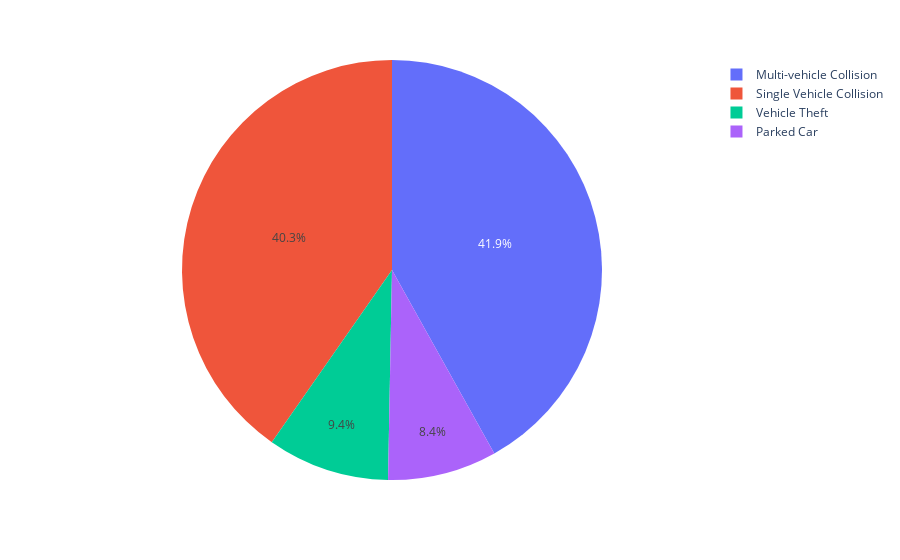

The cell this chart's notebook holds for it:
### Code cell
px.pie(data_frame=incident,names=label_incident,values=incident_values)

### Figure 1 — Plotly figure (JSON) as saved in the notebook; plotly's stock layout.template omitted (floating-point values rounded to 4 significant figures)
{"data": [{"domain": {"x": [0, 1], "y": [0, 1]}, "hovertemplate": "index=%{label}<br>value=%{value}<extra></extra>", "labels": ["Multi-vehicle Collision", "Single Vehicle Collision", "Vehicle Theft", "Parked Car"], "legendgroup": "", "name": "", "showlegend": true, "type": "pie", "values": [419, 403, 94, 84]}], "layout": {"legend": {"tracegroupgap": 0}, "margin": {"t": 60}}}
